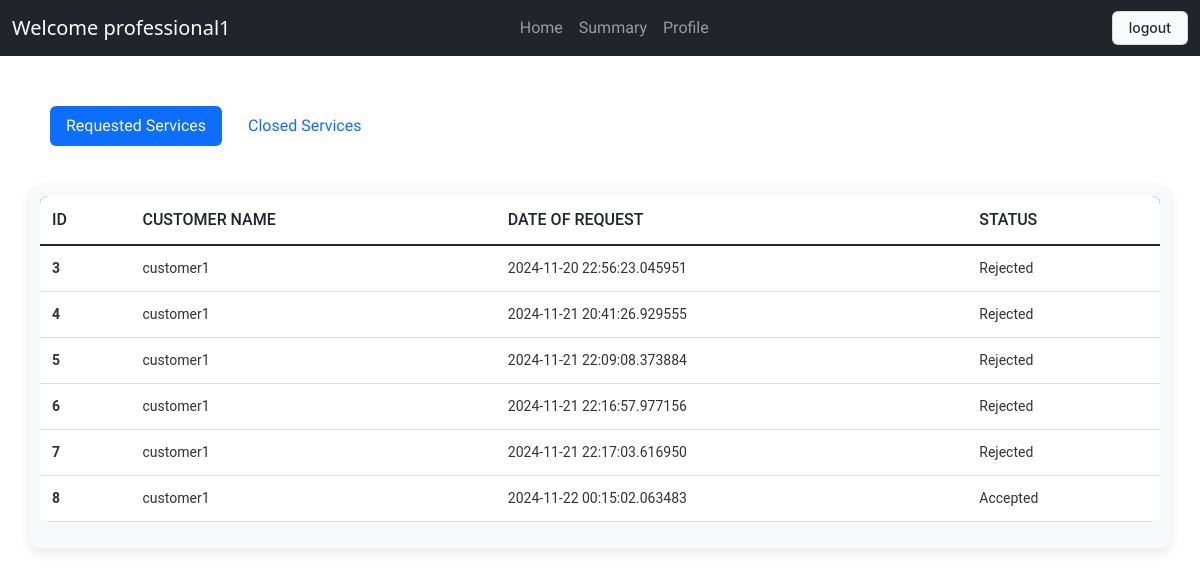
/professional/3 (signed in), run on the app's committed database.
### application/models.py (models this page shows)
class Professional(db.Model):
    id=db.Column(db.Integer, primary_key=True)
    user_id = db.Column(db.Integer, db.ForeignKey('user.id'), nullable = False)
    user = db.relationship('User', back_populates='professional')
    fullname= db.Column(db.String(80))
    address= db.Column(db.String(200))
    pincode=db.Column(db.Integer)
    phone_no=db.Column(db.Integer)
    service_id = db.Column(db.Integer, db.ForeignKey('service.id'))

class ServiceRequest(db.Model):
    id = db.Column(db.Integer, primary_key=True)
    customer_name = db.Column(db.String(150))
    professional_name = db.Column(db.String(150))
    service_name = db.Column(db.String(150))
    service_id = db.Column(db.Integer, db.ForeignKey('service.id'), nullable=False)
    customer_id = db.Column(db.Integer, db.ForeignKey('user.id'), nullable=False)
    professional_id = db.Column(db.Integer, db.ForeignKey('professional.id'))
    date_of_request = db.Column(db.DateTime)
    date_of_completion = db.Column(db.DateTime)
    status = db.Column(db.String(25), default="requested")
    remarks = db.Column(db.String(250))

### application/controllers.py (the view)
@app.route('/professional/<int:id>', methods=['GET','POST'])
@roles_required("professional")
def professional(id):
    user=Professional.query.filter_by(user_id=id).first()
    services=ServiceRequest.query.filter_by(professional_id=id)
    if user.user.is_blocked or not user.user.active:
        return abort(403)
    service_request=ServiceRequest.query.filter_by(professional_id=id)
    return render_template('p_dash.html',user=user, services=services, service_request=service_request)

### templates/p_dash.html (shortened to what this page needs)
<!DOCTYPE html>
<html lang="en">
<head>
    <link rel="stylesheet" href="/static/common.css">
    <link href="https://cdn.jsdelivr.net/npm/bootstrap@5.3.0-alpha1/dist/css/bootstrap.min.css" rel="stylesheet">
</head>
<body>
    <nav class="navbar navbar-expand-lg navbar-dark bg-dark">
      <div class="container-fluid">
          <a class="navbar-brand" href="#">Welcome {{user.fullname}}</a>
          <div class="collapse navbar-collapse" id="navbarNav" >
              <ul class="navbar-nav ms-auto" style="display: flex; justify-content: center; width: 100%; padding-right: 15%;" >
                  <li class="nav-item"><a class="nav-link" href="/professional/{{user.user_id}}">Home</a></li>
                  <li class="nav-item"><a class="nav-link" href="/summary/{{user.user_id}}">Summary</a></li>
                  <li class="nav-item"><a class="nav-link" href="/profile/{{user.user_id}}">Profile</a></li>
              </ul>
          </div>
          <div class="nav-link" style="display: flex;">
            <a href="/logout"> <button class="button-4">logout</button></a>
          </div>
        </div>
    </nav>
  <main style="margin: 30px;">
    <ul class="nav nav-pills mb-3" id="pills-tab" role="tablist" style="padding: 20px;">
      <li class="nav-item" role="presentation">
        <button class="nav-link active" id="Requested-services-tab" data-bs-toggle="pill" data-bs-target="#Requested-services" type="button" role="tab" aria-controls="Requested-services" aria-selected="true"> Requested Services </button>
      </li>
      <li class="nav-item" role="presentation" style="margin-left: 10px;">
        <button class="nav-link" id="closed-services-tab" data-bs-toggle="pill" data-bs-target="#closed-services" type="button" role="tab" aria-controls="closed-services" aria-selected="false"> Closed Services </button>
      </li>
    </ul>
    <div class="tab-content" id="pills-tabContent">
      <div class="tab-pane fade show active" id="Requested-services" role="tabpanel" aria-labelledby="Requested-services-tab" tabindex="0">
        <div class="tableMain" >
          <table class="table">
              <thead>
                <tr>
                  <th scope="col">ID</th>
                  <th scope="col">Customer Name</th>
                  <th scope="col">Date of Request</th>
                  <th scope="col">Status</th>
                </tr>
              </thead>
              <tbody class="table-group-divider">
              {% for service in service_request %}
              {% if service.status != 'closed'%}
                <tr>
                  <th scope="row">{{loop.index}}</th>
                  <td>{{service.customer_name}}</td>
                  <td>{{service.date_of_request}}</td>
                  <td>{% if service.status == 'requested' %}
                    <a href="/accept_req/{{ service.id }}" class="btn btn-sm btn-success">Accept it?</a>
                    {% elif service.status == 'closed' %}
                    closed
                    {% elif service.status == 'accepted' %}
                    Accepted
                    {% else %}
                    Rejected
                    {% endif %}</td>
                </tr>
              {% endif %}
              {% endfor %}
              </tbody>
            </table>
       </div>
      </div>
    </div>
  </main>
</body>
</html>

### static/common.css (style rules this page uses)
body { font-family: "Josefin Sans", serif; }
li { font-family: "Rowdies", sans-serif; font-weight: 400; font-style: normal; }
.tableMain { width: 100%; overflow-x: auto; margin: 20px 0; padding: 10px; background-color: #f8f9fa; border-radius: 8px; box-shadow: 0 4px 12px rgba(0, 0, 0, 0.1); }
.table { width: 100%; border-collapse: collapse; font-family: 'Roboto', sans-serif; text-align: left; background-color: white; border-radius: 8px; overflow: hidden; }
.table thead { background-color: #012a52; color: white; font-size: 16px; text-transform: uppercase; }
.table thead th { padding: 12px; font-weight: 500; }
.table tbody tr { border-bottom: 1px solid #ddd; transition: background-color 0.2s ease; }
.table tbody td, .table tbody th { padding: 12px; font-size: 14px; color: #333; }
.table tbody td { vertical-align: middle; }
.button-4 { appearance: none; background-color: #FAFBFC; border: 1px solid rgba(27, 31, 35, 0.15); border-radius: 6px; box-shadow: rgba(27, 31, 35, 0.04) 0 1px 0, rgba(255, 255, 255, 0.25) 0 1px 0 inset; box-sizing: border-box; color: #24292E; cursor: pointer; display: inline-block; font-family: -apple-system, system-ui, "Segoe UI", Helvetica, Arial, sans-serif, "Apple Color Emoji", "Segoe UI Emoji"; font-size: 14px; font-weight: 500; line-height: 20px; list-style: none; padding: 6px 16px; position: relative; transition: background-color 0.2s cubic-bezier(0.3, 0, 0.5, 1); user-select: none; -webkit-user-select: none; touch-action: manipulation; vertical-align: middle; white-space: nowrap; word-wrap: break-word; }
.button-4:before { display: none; }

### data on the page
Professional: fullname "professional1"
ServiceRequest: customer_name "customer1", date_of_request "2024-11-20 22:56:23.045951", status "Rejected"
ServiceRequest: customer_name "customer1", date_of_request "2024-11-21 20:41:26.929555", status "Rejected"
ServiceRequest: customer_name "customer1", date_of_request "2024-11-21 22:09:08.373884", status "Rejected"
ServiceRequest: customer_name "customer1", date_of_request "2024-11-21 22:16:57.977156", status "Rejected"
ServiceRequest: customer_name "customer1", date_of_request "2024-11-21 22:17:03.616950", status "Rejected"
ServiceRequest: customer_name "customer1", date_of_request "2024-11-22 00:15:02.063483", status "Accepted"
